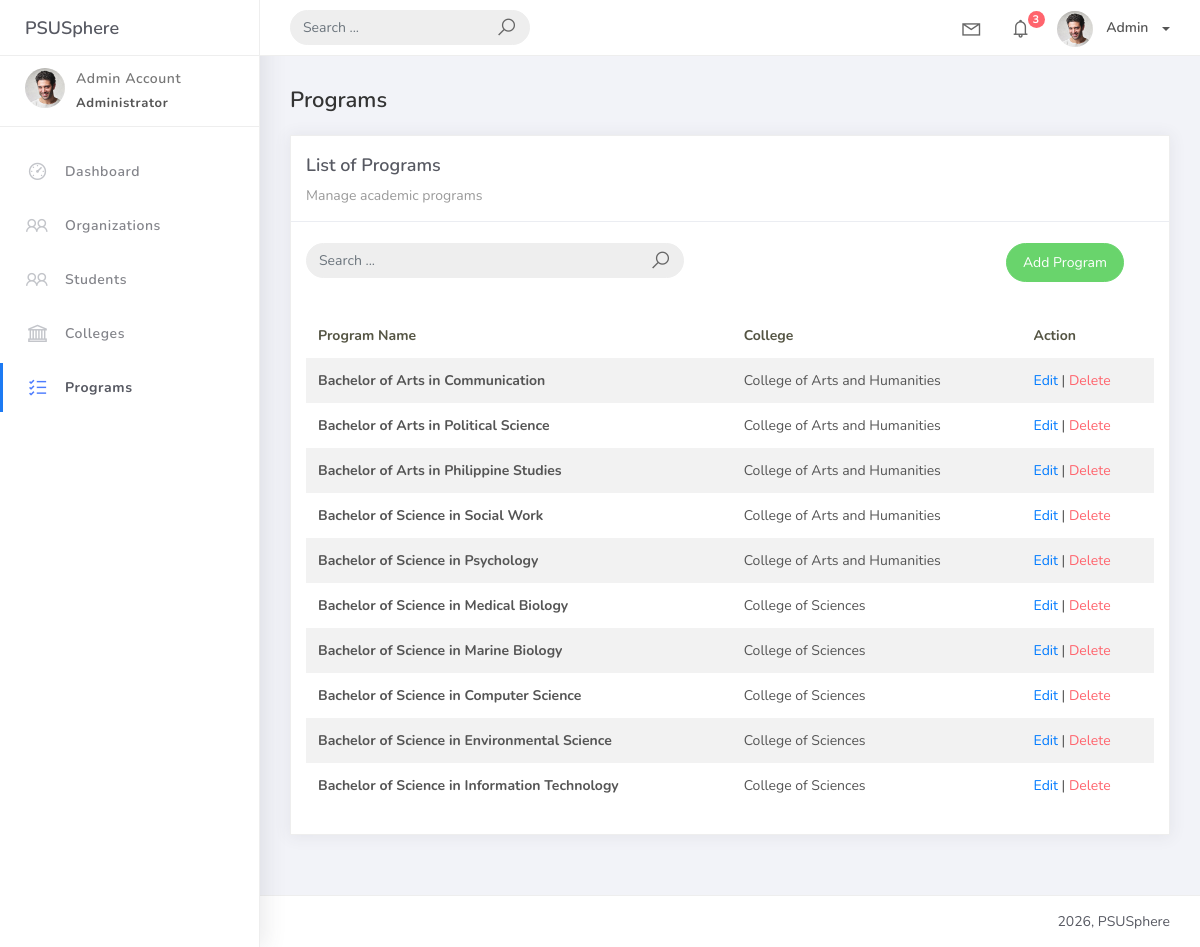
Before: /program_list/ with the older database file.
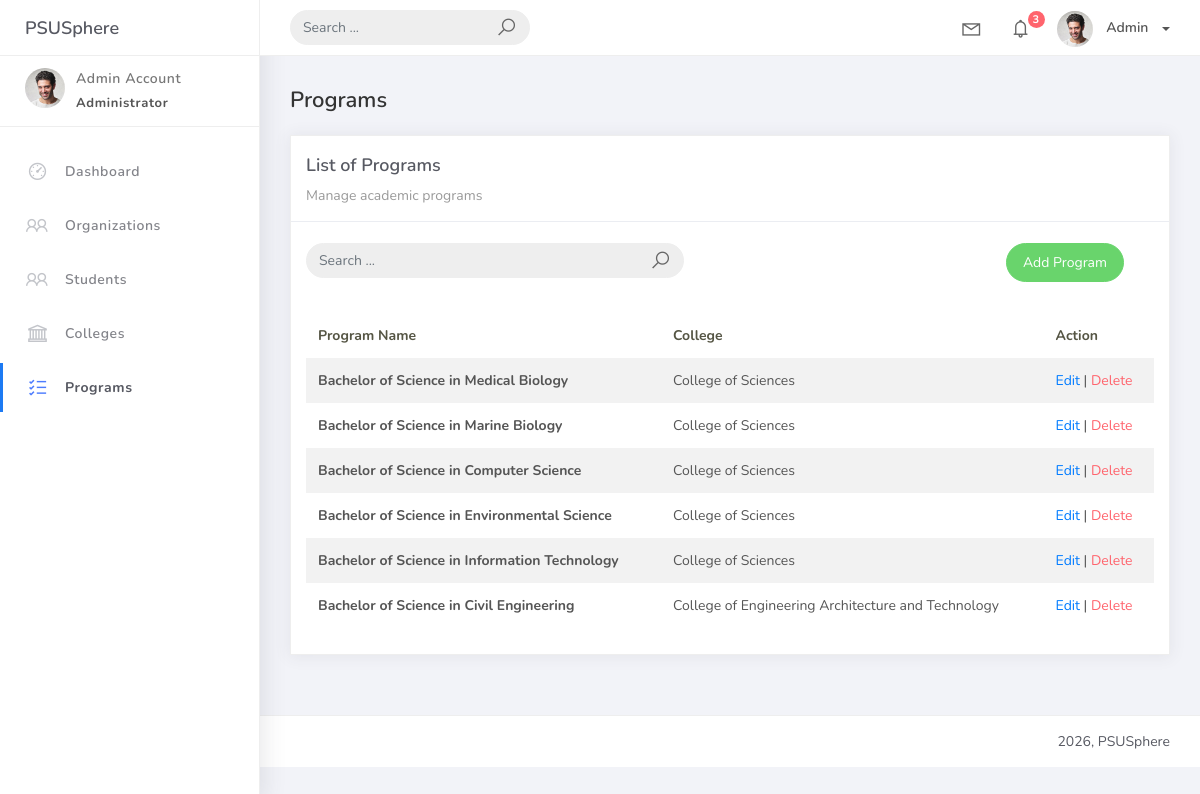
After: the same page with the newer database file.
### studentorg/models.py (models this page shows, shortened)
class BaseModel(models.Model):
    created_at = models.DateTimeField(auto_now_add=True, db_index=True)
    updated_at = models.DateTimeField(auto_now=True)
    class Meta:
        abstract = True

class Program(BaseModel):
    prog_name = models.CharField(max_length=150)
    college = models.ForeignKey(College, on_delete=models.CASCADE, related_name="programs")

class College(BaseModel):
    college_name = models.CharField(max_length=150, unique=True)

### studentorg/views.py (the view)
# urls.py: path('program_list/', ProgramListView.as_view(), name='program-list'),
class ProgramListView(ListView):
    model = Program
    template_name = 'program_list.html'
    context_object_name = 'object_list'
    paginate_by = 10
    def get_queryset(self):
        query = self.request.GET.get('q')
        if query:
            return Program.objects.filter(
                Q(prog_name__icontains=query) |
                Q(college__college_name__icontains=query)
            )
        return Program.objects.all()

### templates/program_list.html (shortened to what this page needs)
{% extends 'base.html' %}
{% load static %}
{% block content %}
<h4 class="page-title">Programs</h4>
<div class="row">
    <div class="col-md-12">
        <div class="card">
            <div class="card-header">
                <div class="card-title">List of Programs</div>
                <div class="card-category">Manage academic programs</div>
            </div>
            <br />
            <div class="col-md-12 row">
                <div class="col-md-6">
                    <form class="navbar-left navbar-form nav-search mr-md-3" method="GET" action="{% url 'program-list' %}">
                        <div class="input-group">
                            <input type="text" name="q" placeholder="Search ..." class="form-control" value="{{ request.GET.q|default:'' }}">
                            <div class="input-group-append">
                                <span class="input-group-text">
                                    <i class="la la-search search-icon"></i>
                                </span>
                            </div>
                        </div>
                    </form>
                </div>
                <div class="col-md-6">
                    <div class="pull-right">
                        <a href="{% url 'program-add' %}" class="btn btn-success btn-rounded">Add Program</a>
                    </div>
                </div>
            </div>
            <div class="card-body">
                <div class="table-responsive">
                    <table class="table table-striped mt-3">
                        <thead>
                            <tr>
                                <th scope="col">Program Name</th>
                                <th scope="col">College</th>
                                <th scope="col">Action</th>
                            </tr>
                        </thead>
                        <tbody>
                            {% for object in object_list %}
                            <tr>
                                <td><strong>{{ object.prog_name }}</strong></td>
                                <td>{{ object.college.college_name }}</td>
                                <td>
                                    <a href="{% url 'program-update' object.id %}">Edit</a> |
                                    <a href="{% url 'program-delete' object.id %}" class="text-danger">Delete</a>
                                </td>
                            </tr>
                            {% empty %}
                            <tr>
                                <td colspan="3" style="text-align: center">
                                    <p class="text-sm font-weight-bold mb-0">No Records Found</p>
                                </td>
                            </tr>
                            {% endfor %}
                        </tbody>
                    </table>
                </div>
            </div>
        </div>
    </div>
</div>
{% endblock %}

Changed rows visible on the page:
removed Program: prog_name "Bachelor of Arts in Communication", college.college_name "College of Arts and Humanities"
removed Program: prog_name "Bachelor of Arts in Political Science", college.college_name "College of Arts and Humanities"
removed Program: prog_name "Bachelor of Arts in Philippine Studies", college.college_name "College of Arts and Humanities"
removed Program: prog_name "Bachelor of Science in Social Work", college.college_name "College of Arts and Humanities"
removed Program: prog_name "Bachelor of Science in Psychology", college.college_name "College of Arts and Humanities"
added Program: prog_name "Bachelor of Science in Civil Engineering", college.college_name "College of Engineering Architecture and Technology"
